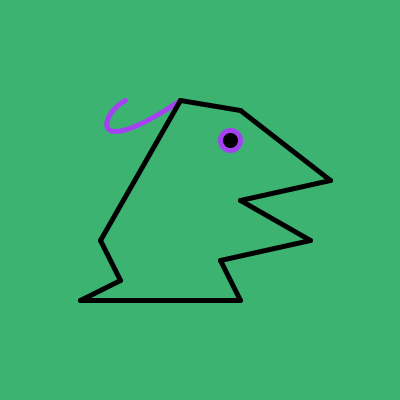
Frame 1 (no input)
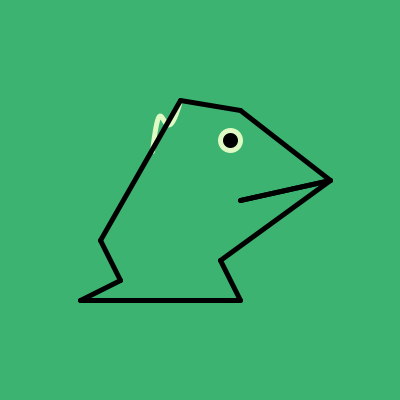
Frame 60 (the mouse pressed at the canvas centre just before this capture)
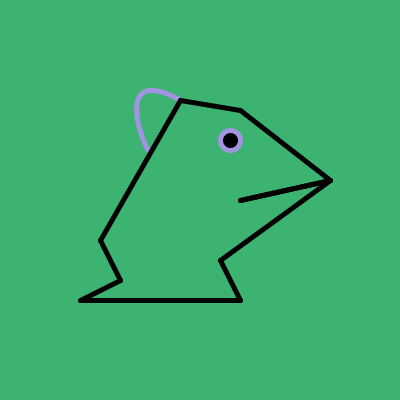
Frame 120 (the mouse held since frame 60 and released just before this capture)

The Processing sketch that drew these frames (run headless with seeded random() and noise(); from frame 60 on, the mouse is pressed at the canvas centre):

// Processing sketch: processing_68680
// ── processing_68680.pde

float x1;
float y1;
float x2;
float y2;
float a1;
float a2;
int r;
void setup()
{
  size(400,400);
  background(#3CB371);
  frameRate(6);
}
void draw()
{
   //cabellos
        
         background(#3CB371);
         noFill();
         stroke(random(0,255),random(0,255),random(0,255));
         strokeWeight(5);
         x1=int(random(60,180)); 
         y1=int(random(60,180));
         x2=int(random(60,180)); 
         y2=int(random(60,180));
         a1=int(random(60,180)); 
         a2=int(random(60,180));
         bezier(180,100,x1,y1,x2,y2,a1,a2);
     beginShape(LINES);
         //ojo
         fill(0,0,0);
         ellipse(230,140,20,20);
         //contorno
         stroke(0,0,0);
         vertex(80,300);
         vertex(120,280);  
         vertex(120,280);
         vertex(100,240);
         vertex(100,240); 
         vertex(180,100);
         vertex(180,100);
         vertex(240,110);
         vertex(240,110);
         if(r==0){
         vertex(330,180);
         vertex(330,180);
         vertex(240,200);
         vertex(240,200);
         vertex(310,240);
         vertex(310,240);
         r=1;}
         else{
         vertex(330,180);
         vertex(330,180);
         vertex(240,200);
         vertex(240,200);
         vertex(330,180);
         vertex(330,180);
         r=0;}
         vertex(220,260); 
         vertex(220,260);
         vertex(240,300);
         vertex(240,300);
         vertex(80,300);
         vertex(80,300);      
    endShape();    
}
          
